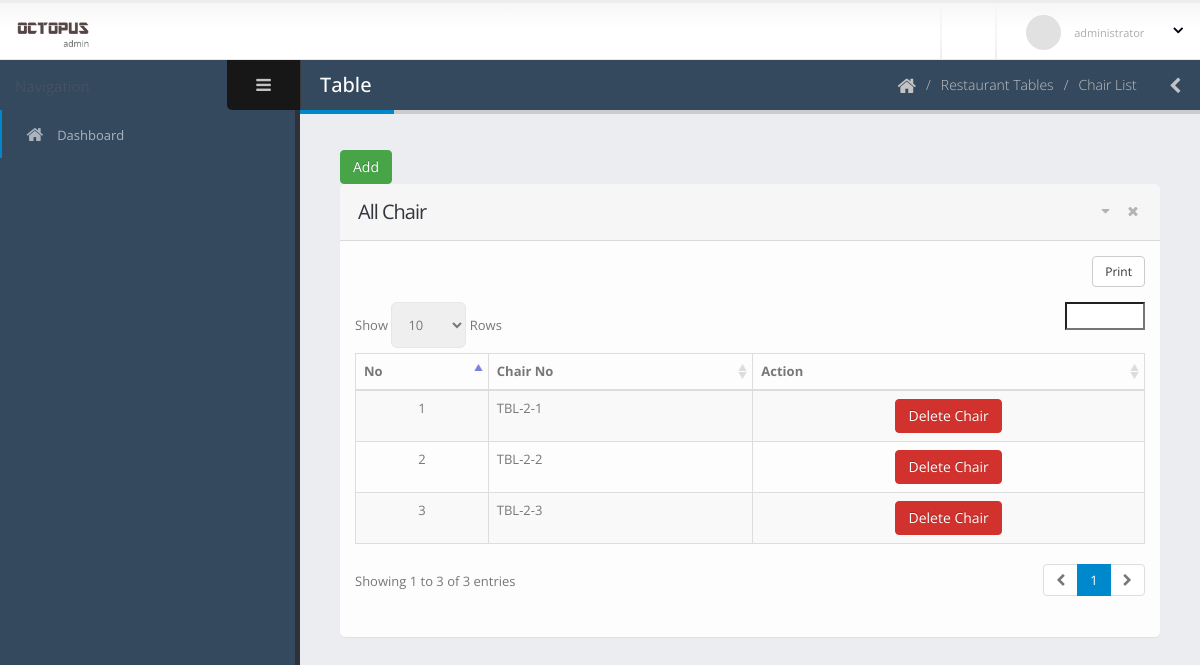
Screenshot of /dashboard/view-chair-list.php?table_id=6 (signed in) with the database file from the repository.
### tables this page shows
CREATE TABLE `restaurant_chair` (
  `id` int(11) NOT NULL,
  `tbl_id` int(11) DEFAULT NULL,
  `chair_no` varchar(30) DEFAULT NULL
);

### dashboard/view-chair-list.php (the view, shortened to what this page needs)
<?php include 'template/header.php';
?>
	<body>
		<section class="body">
			<?php include 'template/top-bar.php'; ?>
			<div class="inner-wrapper">
				<?php include 'template/left-bar.php'; ?>
				<section role="main" class="content-body">
					<header class="page-header">
						<h2>Table</h2>
						<div class="right-wrapper pull-right">
							<ol class="breadcrumbs">
								<li>
									<a href="index.php">
										<i class="fa fa-home"></i>
									</a>
								</li>
								<li><span>Restaurant Tables</span></li>
								<li><span>Chair List</span></li>
							</ol>
							<a class="sidebar-right-toggle" data-open="sidebar-right"><i class="fa fa-chevron-left"></i></a>
						</div>
					</header>
						<section class="panel">
							<a href="#exampleModal" class="btn btn-success"  data-toggle="modal" >Add</a>
							<header class="panel-heading">
								<div class="panel-actions">
									<a href="#" class="fa fa-caret-down"></a>
									<a href="#" class="fa fa-times"></a>
								</div>
								<h2 class="panel-title">All Chair</h2>
							</header>
							<div class="panel-body">
								<table class="table table-bordered table-striped mb-none" id="datatable-tabletools" data-swf-path="assets/vendor/jquery-datatables/extras/TableTools/swf/copy_csv_xls_pdf.swf">
									<thead>
										<tr>
											<th>No</th>
											<th>Chair No</th>
											<th class="hidden-phone">Action</th>
										</tr>
									</thead>
									<tbody>
										<?php
										$count = 1;
										$con = connect();
										$tbl_id = $_GET['table_id'];
										$sql = "SELECT * FROM `restaurant_chair` WHERE tbl_id = '$tbl_id' ;";
										$result = $con->query($sql);
										foreach ($result as $r) {
										?>
										<tr class="gradeX">
											<td class="center hidden-phone"><?php echo $count; ?></td>
											<td><?php echo $r['chair_no']; ?></td>
											<td class="center hidden-phone">
												<a href="delete-chair.php?chair_id=<?php echo $r['id'];?>&tbl_id=<?php echo $tbl_id;?>" class="btn btn-danger"  onclick="if (!Done()) return false; ">Delete Chair</a>
											</td>
										</tr>
										<?php $count++; } ?>
									</tbody>
								</table>
							</div>
						</section>
				</section>
			</div>
		</section>
	</body>
</html>

### dashboard/assets/stylesheets/skins/default.css (style rules this page uses)
a, .btn-link { color: #0088cc; }
body .btn-success { color: #ffffff; text-shadow: 0 -1px 0 rgba(0, 0, 0, 0.25); background-color: #47a447; border-color: #47a447; }
body .btn-danger { color: #ffffff; text-shadow: 0 -1px 0 rgba(0, 0, 0, 0.25); background-color: #d2322d; border-color: #d2322d; }
.page-header h2 { border-bottom-color: #0088cc; }

### rows the page displays
restaurant_chair: chair_no "TBL-2-1"
restaurant_chair: chair_no "TBL-2-2"
restaurant_chair: chair_no "TBL-2-3"
